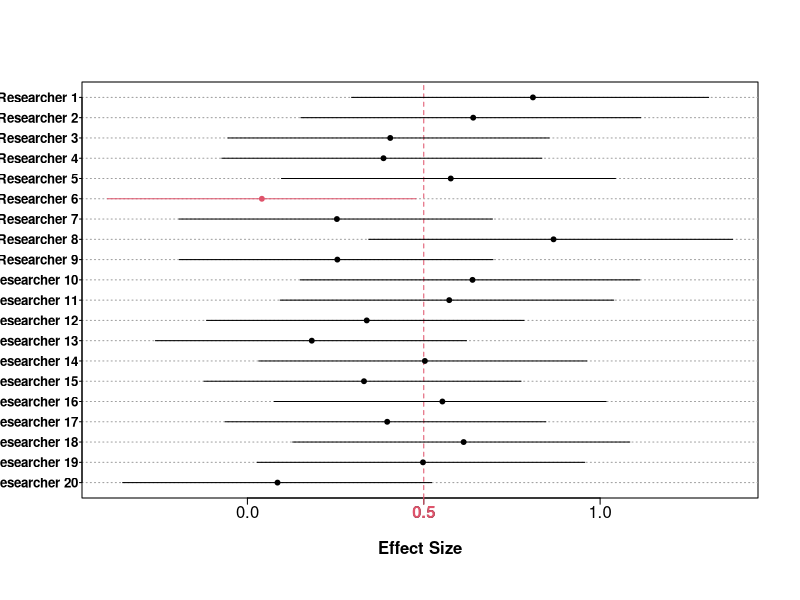

Here is the R script that generated this plot:
#############################  
# CI Simulation for Cohen's d
#############################
d.CI.sim <- function(d, n1, n2 = NA, conf.level = .95, n.sim = 5, ylabel = FALSE){
  
CI.d <- function(da = d, n1a = n1, n2a = n2, conf.levela = conf.level){
  
alpha = (1 - conf.levela)/2
    N = ifelse(is.na(n2a), n1a, (n1a * n2a)/(n1a + n2a))
   df = ifelse(is.na(n2a), n1a - 1, (n1a + n2a) - 2)
 d.SE = 1/sqrt(N)  ;   t = da/d.SE
    
f <- function (ncp, alpha, q, df) {
    abs(suppressWarnings(pt(q = t, df = df, ncp, lower.tail = FALSE)) - alpha)
  }
    
a = lapply(14:ifelse(da!= 0, da*sqrt(N)+5, 30), function(x) c(-x, x))
    
CI = matrix(NA, length(a), 2)
    
for(i in 1:length(a)){
      
CI[i,] = sapply(c(alpha, 1-alpha),
function(x) optimize(f, interval = a[[i]], alpha = x, q = t, df = df, tol = 1e-12)[[1]]*d.SE)
  }  
    
CI[which.max(ave(1:nrow(CI), do.call(paste, round(data.frame(CI), 3)), FUN = seq_along)), ]
    
  }
    
fun <- function(db = d, n1b = n1, n2b = n2, conf.levelb = conf.level){ 
  
   N = ifelse(is.na(n2b), n1b, (n1b * n2b)/(n1b + n2b))
  df = ifelse(is.na(n2b), n1b - 1, (n1b + n2b) - 2)
d.SE = 1/sqrt(N)  ;   t = db/d.SE
    
  ds = rt(1, df, t)*d.SE
c(CI = CI.d(da = ds, n1a = n1, n2a = n2, conf.levela = conf.level), ds = ds)
  }
  
  sim <- t(replicate(n.sim, fun()))
  
  capture = sim[ ,1] <= d & d <= sim[ ,2]
  
  y = unlist(lapply(1:n.sim, function(x) c(x, x)))
  
  original.par = par(no.readonly = TRUE)
  on.exit(par(original.par))
  
  par(mgp = c(2, .2, 0), tck = -.015)  
  plot(sim[, 1:2], y, ty = "n", ylab = NA, yaxt = "n", xlab = "Effect Size", font.lab = 2)
  axis(1, at = d, col.axis = 2, col = 2, font = 2)
  abline(h = 1:n.sim, col = 8, lty = 3)
  if(ylabel) axis(2, at = 1:n.sim, labels = paste0("Researcher ", rev(1:n.sim)), font = 2, las = 1, cex.axis = .8, tck = -.006)
  abline(v = d, lty = 2, col = 2) 
  segments(sim[ ,1], 1:n.sim, sim[ ,2], 1:n.sim, lend = 1, col = ifelse(capture, 1, 2))
  points(sim[, 3], 1:n.sim, pch = 19, col = ifelse(capture, 1, 2), cex = ifelse(n.sim > 50, .6, .65))
  
  noquote(paste0("Coverage = ", mean(capture)*1e2, "%")) 
}
# Example of use:
d.CI.sim(d = .5, n1 = 20, n.sim = 20, ylabel = TRUE)
